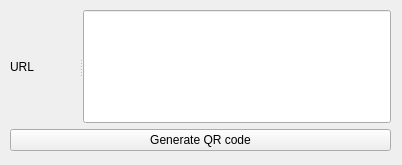
<?xml version="1.0" encoding="UTF-8"?>
<ui version="4.0">
 <class>Widget</class>
 <widget class="QWidget" name="Widget">
  <property name="geometry">
   <rect>
    <x>0</x>
    <y>0</y>
    <width>402</width>
    <height>165</height>
   </rect>
  </property>
  <property name="windowTitle">
   <string>Form</string>
  </property>
  <widget class="QWidget" name="verticalLayoutWidget">
   <property name="geometry">
    <rect>
     <x>10</x>
     <y>10</y>
     <width>381</width>
     <height>141</height>
    </rect>
   </property>
   <layout class="QVBoxLayout" name="verticalLayout_2">
    <item>
     <layout class="QHBoxLayout" name="horizontalLayout">
      <item>
       <widget class="QSplitter" name="splitter">
        <property name="orientation">
         <enum>Qt::Horizontal</enum>
        </property>
        <widget class="QLabel" name="label">
         <property name="text">
          <string>URL</string>
         </property>
        </widget>
        <widget class="QLineEdit" name="lineedit_url"/>
       </widget>
      </item>
     </layout>
    </item>
    <item>
     <widget class="QPushButton" name="button_generate_qr">
      <property name="text">
       <string>Generate QR code</string>
      </property>
     </widget>
    </item>
   </layout>
  </widget>
 </widget>
 <resources/>
 <connections/>
</ui>
